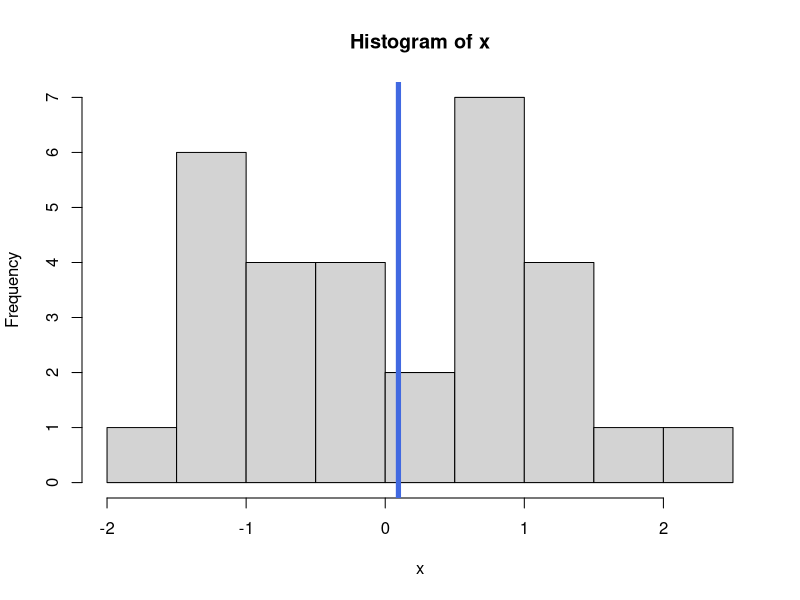
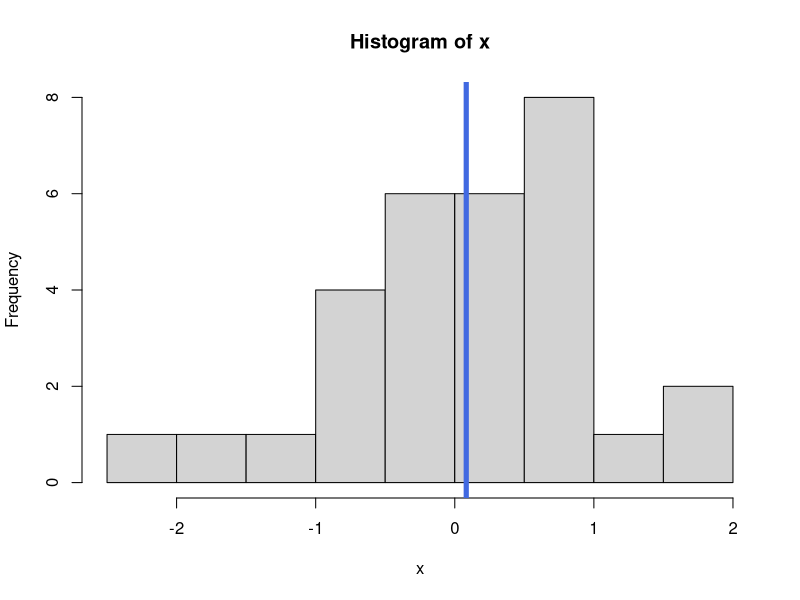
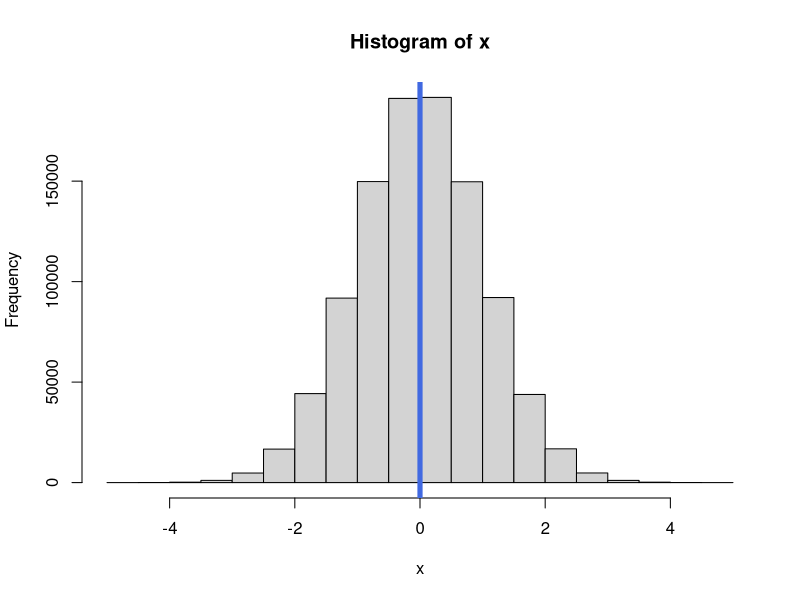
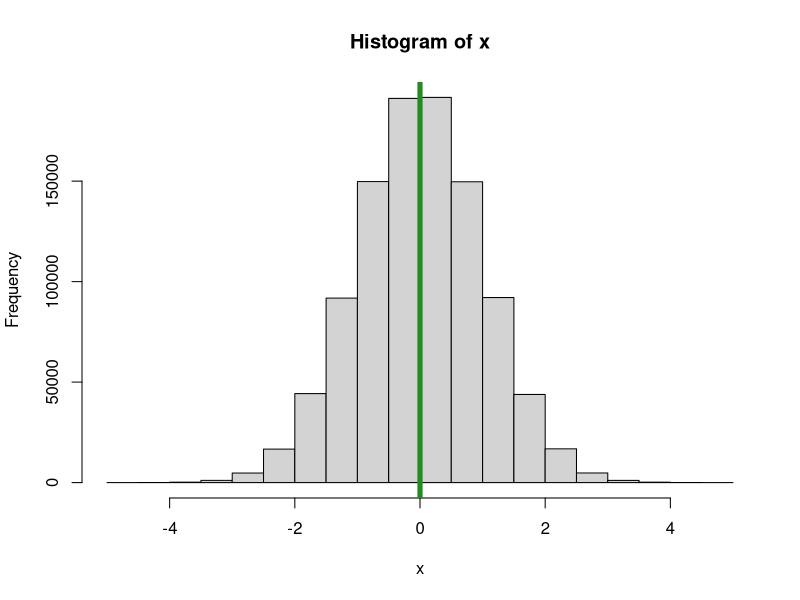
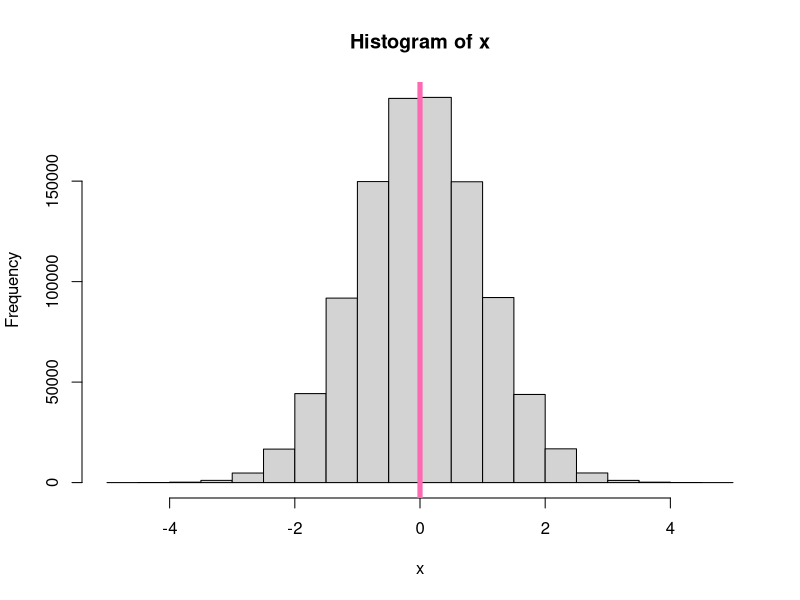

Source code (R) for these figures, in order:
#* plotRandomHistogram.R
#* 
#* Author: Ellie Miller
#* 
#* Purpose: A function that will
#*   generate a random sample of
#*   normal "observations" and plot
#*   a histogram of the data. 
#*   
#* Inputs: 
#*   num_pts = the number of observations
#*             to generate (random)
#*   mu = the theoretical mean of the Normal
#*   sigma = the theoretical standard deviation
#*           of the Normal
#*   seed = a random number generation seed, to
#*          ensure reproducibility
#*
#* Outputs:
#*   A plot of the histogram is provided!
#*   A list with the following elements
#*     Random_values = a vector with the generated 
#*                     random values
#*     Mean_Random_values = corresponding sample mean
#*     SD_Random_values = corresponding sample standard deviation
#*   

plotRandomHistogram <- function(num_pts=30, mu=0, sigma=1,
                                seed=NULL, meanColor = "royalblue") {
  set.seed(seed)
  x <- rnorm(n=num_pts, mean=mu, sd=sigma)
  mean_x <- mean(x)
  hist(x)
  abline(v=mean_x, col=meanColor, lwd=5)
  
  # The last line of code in the function
  # is output! from the function
  list(Random_values = x,
       Mean_Random_values = mean_x,
       SD_Random_values = sd(x))
}

plotRandomHistogram()
plotRandomHistogram(seed=1)
plotRandomHistogram(seed=1, num_pts=1000000)
plotRandomHistogram(seed=1, num_pts=1000000, meanColor="forestgreen")
plotRandomHistogram(seed=1, num_pts=1000000, meanColor="hotpink")

